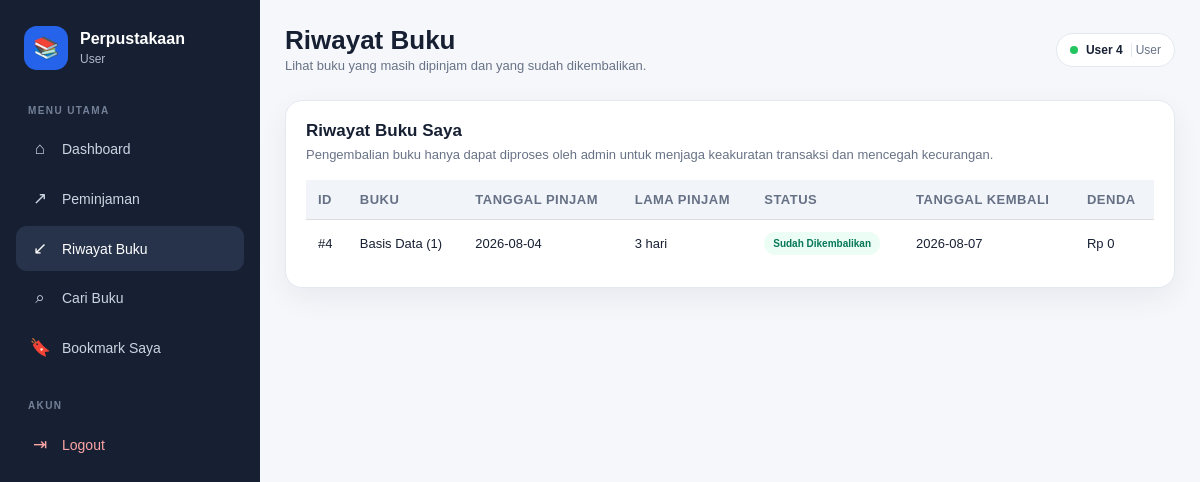
/transaksi/riwayat_buku.php (signed in), run on the app's committed database.
### tables this page shows
CREATE TABLE `peminjaman` (
  `id` int(10) UNSIGNED NOT NULL,
  `tanggal_pinjam` date NOT NULL,
  `lama_pinjam` int(2) DEFAULT NULL,
  `keterangan` text DEFAULT NULL,
  `status` enum('diproses','dipinjam','sudah dikembalikan','ditolak') NOT NULL DEFAULT 'diproses',
  `anggota_id` int(10) UNSIGNED NOT NULL,
  `user_id` int(10) UNSIGNED NOT NULL
);

### config/app.php (called while the page is built, shortened)
<?php
if (!function_exists("e")) {
  function e($value)
  {
    return htmlspecialchars((string) $value, ENT_QUOTES, "UTF-8");
  }
}

### transaksi/riwayat_buku.php (the view, shortened to what this page needs)
<?php
require_once __DIR__ . '/../config/connection.php';
$userId = (int) $_SESSION['user_id'];
$rows = $conn->prepare(
    "SELECT
        p.id,
        p.tanggal_pinjam,
        p.lama_pinjam,
        p.status,
        GROUP_CONCAT(
            CONCAT(b.judul, ' (', pd.jumlah, ')')
            SEPARATOR ', '
        ) AS buku,
        pr.tanggal_kembali,
        pr.keterlambatan_hari,
        pr.denda
     FROM peminjaman p
     JOIN peminjaman_detail pd
        ON pd.peminjaman_id = p.id
     JOIN buku b
        ON b.id = pd.buku_id
     LEFT JOIN pengembalian pr
        ON pr.peminjaman_id = p.id
     WHERE p.user_id = ?
     GROUP BY
        p.id,
        p.tanggal_pinjam,
        p.lama_pinjam,
        p.status,
        pr.tanggal_kembali,
        pr.keterlambatan_hari,
        pr.denda
     ORDER BY p.id DESC"
);
$rows->bind_param('i', $userId);
$rows->execute();
$result = $rows->get_result();
require_once __DIR__ . '/../includes/layout_header.php';
?>
<section class="panel">
    <div class="panel-head">
        <div>
            <h3>Riwayat Buku Saya</h3>
            <p class="muted">
                Pengembalian buku hanya dapat diproses oleh admin untuk menjaga
                keakuratan transaksi dan mencegah kecurangan.
            </p>
        </div>
    </div>
    <div class="table-wrap">
        <table>
            <thead>
                <tr>
                    <th>ID</th>
                    <th>Buku</th>
                    <th>Tanggal Pinjam</th>
                    <th>Lama Pinjam</th>
                    <th>Status</th>
                    <th>Tanggal Kembali</th>
                    <th>Denda</th>
                </tr>
            </thead>
            <tbody>
                <?php if ($result->num_rows): ?>
                    <?php while ($row = $result->fetch_assoc()): ?>
                        <tr>
                            <td data-label="ID">
                                #<?= (int) $row['id'] ?>
                            </td>
                            <td data-label="Buku">
                                <?= e($row['buku']) ?>
                            </td>
                            <td data-label="Tanggal Pinjam">
                                <?= e($row['tanggal_pinjam']) ?>
                            </td>
                            <td data-label="Lama Pinjam">
                                <?= (int) $row['lama_pinjam'] ?> hari
                            </td>
                            <td data-label="Status">
                                <?php if ($row['status'] === 'diproses'): ?>
                                    <span class="badge yellow">Sedang Diproses</span>
                                <?php elseif ($row['status'] === 'dipinjam'): ?>
                                    <span class="badge red">Sedang Dipinjam</span>
                                <?php elseif ($row['status'] === 'ditolak'): ?>
                                    <span class="badge gray">Ditolak</span>
                                <?php else: ?>
                                    <span class="badge green">Sudah Dikembalikan</span>
                                <?php endif; ?>
                            </td>
                            <td data-label="Tanggal Kembali">
                                <?= $row['tanggal_kembali']
                                    ? e($row['tanggal_kembali'])
                                    : '-' ?>
                            </td>
                            <td data-label="Denda">
                                <?php if ($row['denda'] !== null): ?>
                                    Rp <?= number_format((int) $row['denda'], 0, ',', '.') ?>
                                <?php else: ?>
                                    -
                                <?php endif; ?>
                            </td>
                        </tr>
                    <?php endwhile; ?>
                <?php endif; ?>
            </tbody>
        </table>
    </div>
</section>
<?php require_once __DIR__ . '/../includes/layout_footer.php'; ?>

### assets/css/style.css (style rules this page uses)
* { box-sizing: border-box; margin: 0; padding: 0; }
:root { --nav: #172033; --nav-2: #26334a; --primary: #2563eb; --primary-dark: #1d4ed8; --bg: #f5f7fb; --white: #ffffff; --text: #172033; --muted: #687386; --border: #e4e9f0; --green: #047857; --red: #b91c1c; --orange: #c2410c; --shadow: 0 10px 30px rgba(15, 23, 42, 0.06); --shadow-hover: 0 15px 35px rgba(15, 23, 42, 0.10); --radius: 12px; --radius-lg: 17px; }
html { scroll-behavior: smooth; }
body { font-family: Arial, Helvetica, sans-serif; background: var(--bg); color: var(--text); min-height: 100vh; }
.hero-panel, .panel, .stat-card, .summary-card, .search-hero, .search-results { background: #ffffff; border: 1px solid var(--border); border-radius: var(--radius-lg); box-shadow: var(--shadow); }
.panel { padding: 20px; margin-bottom: 20px; }
.table-wrap, .table-container { width: 100%; overflow-x: auto; -webkit-overflow-scrolling: touch; }
table { width: 100%; border-collapse: collapse; min-width: 760px; background: #ffffff; }
th, td { padding: 13px 12px; border-bottom: 1px solid var(--border); text-align: left; font-size: 12px; vertical-align: middle; }
th { background: #f8fafc; color: #667085; text-transform: uppercase; font-size: 10px; letter-spacing: 0.5px; white-space: nowrap; }
tbody tr:last-child td { border-bottom: 0; }
table th, table td { padding: 12px; border-bottom: 1px solid #ddd; text-align: left; font-size: 13px; }
table th { background: #f1f5f9; font-weight: bold; }
.badge { display: inline-flex; padding: 6px 9px; border-radius: 999px; font-size: 10px; font-weight: 800; }
.badge.green { background: #ecfdf5; color: var(--green); }
.muted { color: var(--muted); font-size: 13px; line-height: 1.5; }
.panel-head { display: flex; align-items: center; justify-content: space-between; gap: 16px; margin-bottom: 16px; }
.panel-head h3 { font-size: 17px; margin-bottom: 4px; }
.panel-head p { margin: 0; }

### data on the page
peminjaman: id "4", buku "Basis Data (1)", tanggal_pinjam "2026-08-04", lama_pinjam "3", shows "Sudah Dikembalikan", tanggal_kembali "2026-08-07", denda "0"

### other printed values
$level ?: 'User' "User"
$pageTitle "Riwayat Buku"
$pageDescription "Lihat buku yang masih dipinjam dan yang sudah dikembalikan."
$_SESSION['nama'] "User 4"
$_SESSION['level'] "User"
